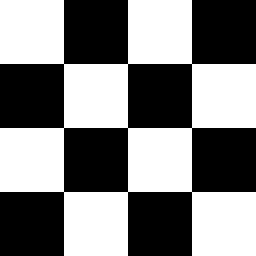
%> input picture AIMV/1/bin_image1.tif, 256 x 256 px
$ octave arithmatic.m   (GNU Octave 9; MATLAB toolbox functions it lacks are replaced by stand-ins)
%> lines starting %> are read from the running program, lines starting %| are printed output that depends on the picture; in (x1, y1, x2, y2) boxes, pixels count from 0 and x2, y2 are one past the last pixel; in counts of white or black regions, pixels touching at a corner belong together; the program's own positions count from 1

close all;
clear all;
clc;

i1 = imread('bin_image1.tif');
%> i1 is the input picture: size 256x256 uint8; 50% white; 1 white region, box (x1, y1, x2, y2) and area: (0, 0, 256, 256) 32768
subplot(2,3,1); imshow(i1); title('image 1');

i2 = imread('bin_image2.tif');
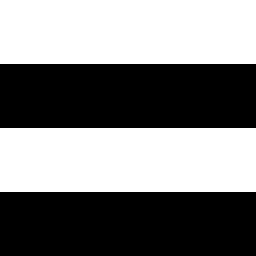
%> input picture AIMV/1/bin_image2.tif, 256 x 256 px
%> i2 is the input picture: size 256x256 uint8; 50% white; 2 white regions, box (x1, y1, x2, y2) and area: (0, 0, 256, 64) 16384, (0, 128, 256, 192) 16384
subplot(2,3,2); imshow(i2); title('image 2');

i10 = i1 + i2;
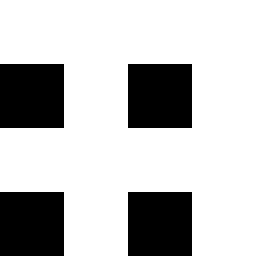
%> i10: size 256x256 uint8; 75% white; 4 black regions, box (x1, y1, x2, y2) and area: (0, 64, 64, 128) 4096, (128, 64, 192, 128) 4096, (0, 192, 64, 256) 4096, (128, 192, 192, 256) 4096
subplot(2,3,3); imshow(i10); title('addition');

i11 = i1 - i2;
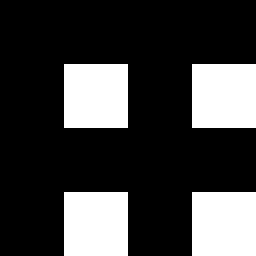
%> i11: size 256x256 uint8; 25% white; 4 white regions, box (x1, y1, x2, y2) and area: (64, 64, 128, 128) 4096, (192, 64, 256, 128) 4096, (64, 192, 128, 256) 4096, (192, 192, 256, 256) 4096
subplot(2,3,4); imshow(i11); title('subtraction');

i12 = i1 .* i2;
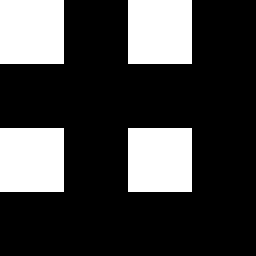
%> i12: size 256x256 uint8; 25% white; 4 white regions, box (x1, y1, x2, y2) and area: (0, 0, 64, 64) 4096, (128, 0, 192, 64) 4096, (0, 128, 64, 192) 4096, (128, 128, 192, 192) 4096
subplot(2,3,5); imshow(i12); title('multiplication');

figure(2);

subplot(3,3,1); imshow(i1); title('image 1');
subplot(3,3,2); imshow(i2); title('image 2');

i3 = and(i1,i2);
subplot(3,3,3); imshow(i3); title('and-image 3');

i4 = or(i1,i2);
subplot(3,3,4); imshow(i4); title('or-image 4');

i5 = not(i1);
subplot(3,3,5); imshow(i5); title('not(image 1)-image 5');

i6 = not(i2);
%> i6: size 256x256 logical; 50% white; 2 white regions, box (x1, y1, x2, y2) and area: (0, 64, 256, 128) 16384, (0, 192, 256, 256) 16384
subplot(3,3,6); imshow(i6); title('not(image 2)-image 6');

i7 = xor(i1,i2);
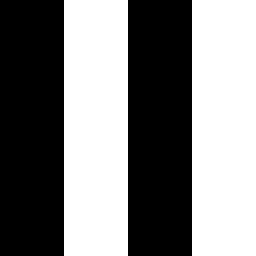
%> i7: size 256x256 logical; 50% white; 2 white regions, box (x1, y1, x2, y2) and area: (64, 0, 128, 256) 16384, (192, 0, 256, 256) 16384
subplot(3,3,7); imshow(i7); title('xor-image 7');

i8 = not(i3);
subplot(3,3,8); imshow(i8); title('nand-image 8');

i9 = not(i4);
subplot(3,3,9); imshow(i9); title('nor-image 9');
